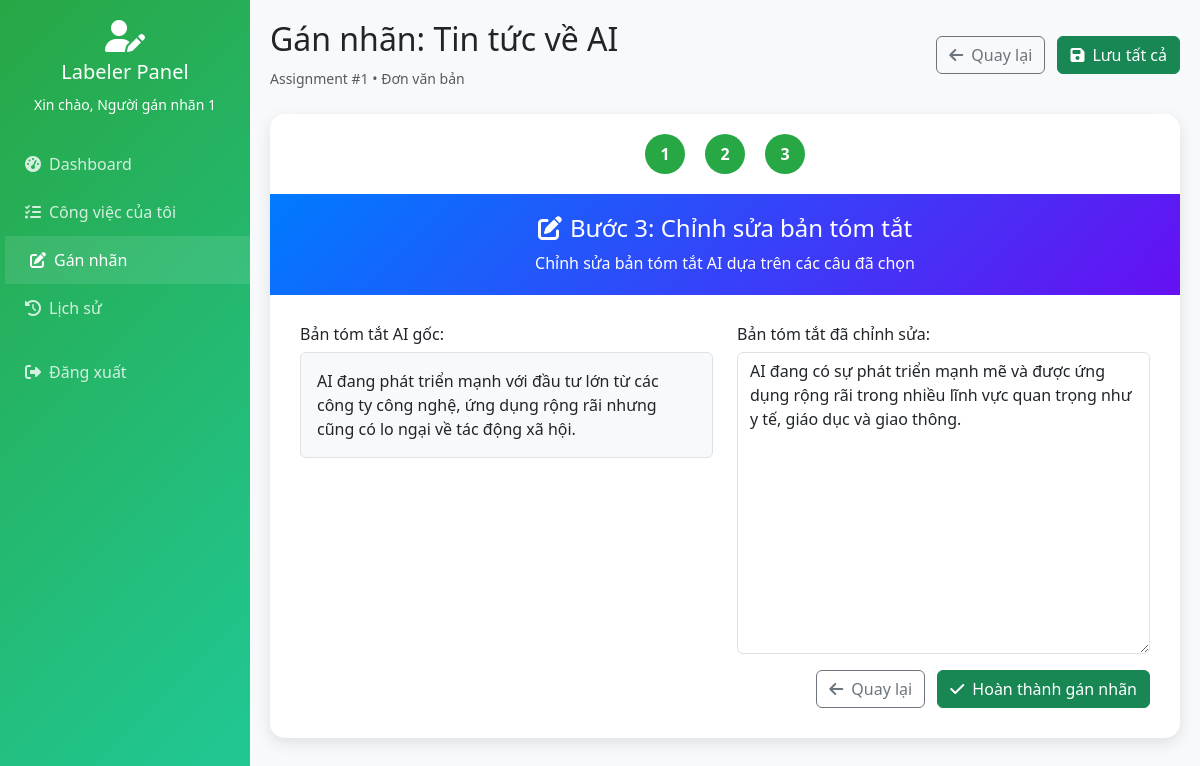
Screenshot of /labeler/labeling.php?id=1 (signed in) with the database file from the repository.
### tables this page shows
CREATE TABLE assignments (
    id INT AUTO_INCREMENT PRIMARY KEY,
    user_id INT NOT NULL,
    document_id INT NULL,
    group_id INT NULL,
    type ENUM('single', 'multi') NOT NULL,
    status ENUM('pending', 'in_progress', 'completed', 'reviewed') DEFAULT 'pending',
    assigned_by INT NOT NULL,
    deadline DATE NULL,
    notes TEXT,
    created_at TIMESTAMP DEFAULT CURRENT_TIMESTAMP,
    updated_at TIMESTAMP DEFAULT CURRENT_TIMESTAMP ON UPDATE CURRENT_TIMESTAMP,
    FOREIGN KEY (user_id) REFERENCES users(id) ON DELETE CASCADE,
    FOREIGN KEY (document_id) REFERENCES documents(id) ON DELETE CASCADE,
    FOREIGN KEY (group_id) REFERENCES document_groups(id) ON DELETE CASCADE,
    FOREIGN KEY (assigned_by) REFERENCES users(id) ON DELETE CASCADE,
    CHECK ((document_id IS NOT NULL AND group_id IS NULL AND type = 'single') OR 
           (document_id IS NULL AND group_id IS NOT NULL AND type = 'multi'))
);

CREATE TABLE documents (
    id INT AUTO_INCREMENT PRIMARY KEY,
    title VARCHAR(255) NOT NULL,
    content TEXT NOT NULL,
    ai_summary TEXT NOT NULL,
    type ENUM('single', 'multi') DEFAULT 'single',
    group_title VARCHAR(255) NULL,
    group_description TEXT NULL,
    group_summary TEXT NULL,
    uploaded_by INT NOT NULL,
    status ENUM('active', 'inactive') DEFAULT 'active',
    created_at TIMESTAMP DEFAULT CURRENT_TIMESTAMP,
    updated_at TIMESTAMP DEFAULT CURRENT_TIMESTAMP ON UPDATE CURRENT_TIMESTAMP,
    FOREIGN KEY (uploaded_by) REFERENCES users(id) ON DELETE CASCADE
);

CREATE TABLE labeling_results (
    id INT AUTO_INCREMENT PRIMARY KEY,
    assignment_id INT NOT NULL,
    document_id INT NOT NULL,
    selected_sentences JSON,
    writing_style VARCHAR(100),
    edited_summary TEXT,
    step1_completed BOOLEAN DEFAULT FALSE,
    step2_completed BOOLEAN DEFAULT FALSE,
    step3_completed BOOLEAN DEFAULT FALSE,
    auto_saved_at TIMESTAMP NULL,
    completed_at TIMESTAMP NULL,
    created_at TIMESTAMP DEFAULT CURRENT_TIMESTAMP,
    updated_at TIMESTAMP DEFAULT CURRENT_TIMESTAMP ON UPDATE CURRENT_TIMESTAMP,
    FOREIGN KEY (assignment_id) REFERENCES assignments(id) ON DELETE CASCADE,
    FOREIGN KEY (document_id) REFERENCES documents(id) ON DELETE CASCADE
);

### includes/auth.php (called while the page is built, shortened)
<?php
function isLoggedIn() {
    return isset($_SESSION['user_id']) && isset($_SESSION['role']);
}
function getCurrentUser() {
    return [
        'id' => $_SESSION['user_id'],
        'username' => $_SESSION['username'] ?? '',
        'role' => $_SESSION['role'],
        'full_name' => $_SESSION['full_name'] ?? ''
    ];
}
?>

### labeler/labeling.php (the view, shortened to what this page needs)
<?php
require_once '../includes/auth.php';
$database = new Database();
$db = $database->getConnection();
$current_user = getCurrentUser();
$error_message = '';
$assignment = null;
$documents = [];
$view_only = isset($_GET['view']) && $_GET['view'] == '1';
$assignment_id = $_GET['id'] ?? null;
if ($assignment_id) {
    try {
        $query = "SELECT a.*,
                         CASE
                             WHEN a.type = 'single' THEN d.title
                             WHEN a.type = 'multi' THEN dg.title
                         END as title,
                         CASE
                             WHEN a.type = 'single' THEN d.ai_summary
                             WHEN a.type = 'multi' THEN dg.ai_summary
                         END as ai_summary,
                         admin.full_name as assigned_by_name
                  FROM assignments a
                  LEFT JOIN documents d ON a.document_id = d.id AND a.type = 'single'
                  LEFT JOIN document_groups dg ON a.group_id = dg.id AND a.type = 'multi'
                  LEFT JOIN users admin ON a.assigned_by = admin.id
                  WHERE a.id = ? AND a.user_id = ?";
        $stmt = $db->prepare($query);
        $stmt->execute([$assignment_id, $current_user['id']]);
        $assignment = $stmt->fetch(PDO::FETCH_ASSOC);
        if (!$assignment) {
            $error_message = 'Không tìm thấy công việc hoặc bạn không có quyền truy cập.';
        } else {
            if ($assignment['type'] == 'single') {
                $query = "SELECT * FROM documents WHERE id = ?";
                $stmt = $db->prepare($query);
                $stmt->execute([$assignment['document_id']]);
                $documents = [$stmt->fetch(PDO::FETCH_ASSOC)];
            }
            $query = "SELECT * FROM labeling_results WHERE assignment_id = ?";
            $stmt = $db->prepare($query);
            $stmt->execute([$assignment_id]);
            $existing_results = $stmt->fetchAll(PDO::FETCH_ASSOC);
            $results_map = [];
            foreach ($existing_results as $result) {
                $results_map[$result['document_id']] = $result;
            }
        }
    } catch (Exception $e) {
        $error_message = 'Lỗi khi lấy thông tin assignment: ' . $e->getMessage();
    }
}
?>
<!DOCTYPE html>
<html lang="vi">
<head>
    <link href="https://cdnjs.cloudflare.com/ajax/libs/bootstrap/5.3.0/css/bootstrap.min.css" rel="stylesheet">
    <link href="https://cdnjs.cloudflare.com/ajax/libs/font-awesome/6.4.0/css/all.min.css" rel="stylesheet">
</head>
<body>
    <nav class="sidebar">
        <div class="text-center text-white mb-4">
            <i class="fas fa-user-edit fa-2x mb-2"></i>
            <h5>Labeler Panel</h5>
            <small>Xin chào, <?php echo htmlspecialchars($current_user['full_name']); ?></small>
        </div>
        <ul class="nav flex-column">
            <li class="nav-item">
                <a class="nav-link" href="dashboard.php">
                    <i class="fas fa-tachometer-alt me-2"></i>Dashboard
                </a>
            </li>
            <li class="nav-item">
                <a class="nav-link" href="my_tasks.php">
                    <i class="fas fa-tasks me-2"></i>Công việc của tôi
                </a>
            </li>
            <li class="nav-item">
                <a class="nav-link active" href="labeling.php">
                    <i class="fas fa-edit me-2"></i>Gán nhãn
                </a>
            </li>
            <li class="nav-item">
                <a class="nav-link" href="history.php">
                    <i class="fas fa-history me-2"></i>Lịch sử
                </a>
            </li>
            <li class="nav-item mt-3">
                <a class="nav-link" href="../logout.php">
                    <i class="fas fa-sign-out-alt me-2"></i>Đăng xuất
                </a>
            </li>
        </ul>
    </nav>
    <div class="main-content">
        <?php if ($error_message): ?>
            <div class="alert alert-danger">
                <i class="fas fa-exclamation-circle me-2"></i><?php echo $error_message; ?>
                <div class="mt-2">
                    <a href="my_tasks.php" class="btn btn-outline-primary">← Quay lại danh sách công việc</a>
                </div>
            </div>
        <?php elseif ($assignment): ?>
            <div class="d-flex justify-content-between align-items-center mb-4">
                <div>
                    <h2 class="text-dark">Gán nhãn: <?php echo htmlspecialchars($assignment['title']); ?></h2>
                    <small class="text-muted">
                        Assignment #<?php echo $assignment['id']; ?> •
                        <?php echo $assignment['type'] == 'single' ? 'Đơn văn bản' : 'Đa văn bản'; ?>
                    </small>
                </div>
                <div>
                    <a href="my_tasks.php" class="btn btn-outline-secondary me-2">
                        <i class="fas fa-arrow-left me-2"></i>Quay lại
                    </a>
                    <?php if (!$view_only): ?>
                        <button type="button" class="btn btn-success" onclick="saveAll()">
                            <i class="fas fa-save me-2"></i>Lưu tất cả
                        </button>
                    <?php endif; ?>
                </div>
            </div>
            <?php foreach ($documents as $doc_index => $document): ?>
                <div class="document-container <?php echo $doc_index == 0 ? '' : 'd-none'; ?>" id="document-<?php echo $doc_index; ?>">
                    <div class="labeling-container">
                        <div class="progress-indicator">
                            <?php
                            $result = $results_map[$document['id']] ?? null;
                            $step1 = $result['step1_completed'] ?? false;
                            $step2 = $result['step2_completed'] ?? false;
                            $step3 = $result['step3_completed'] ?? false;
                            ?>
                            <div class="progress-step <?php echo $step1 ? 'completed' : 'active'; ?>">1</div>
                            <div class="progress-step <?php echo $step2 ? 'completed' : ($step1 ? 'active' : ''); ?>">2</div>
                            <div class="progress-step <?php echo $step3 ? 'completed' : ($step2 ? 'active' : ''); ?>">3</div>
                        </div>
                        <div class="step-section d-none" id="step3-<?php echo $doc_index; ?>">
                            <div class="step-header">
                                <h4><i class="fas fa-edit me-2"></i>Bước 3: Chỉnh sửa bản tóm tắt</h4>
                                <p class="mb-0">Chỉnh sửa bản tóm tắt AI dựa trên các câu đã chọn</p>
                            </div>
                            <div class="step-content">
                                <div class="row">
                                    <div class="col-md-6">
                                        <h6>Bản tóm tắt AI gốc:</h6>
                                        <div class="border rounded p-3 bg-light" style="max-height: 300px; overflow-y: auto;">
                                            <?php echo htmlspecialchars($document['ai_summary']); ?>
                                        </div>
                                    </div>
                                    <div class="col-md-6">
                                        <h6>Bản tóm tắt đã chỉnh sửa:</h6>
                                        <textarea class="form-control" id="edited-summary-<?php echo $doc_index; ?>" rows="12"
                                                  placeholder="Chỉnh sửa bản tóm tắt dựa trên các câu quan trọng đã chọn..."
                                                  <?php echo $view_only ? 'readonly' : ''; ?>><?php echo htmlspecialchars($result['edited_summary'] ?? $document['ai_summary']); ?></textarea>
                                    </div>
                                </div>
                                <div class="text-end mt-3">
                                    <button type="button" class="btn btn-outline-secondary me-2" onclick="showStep(2, <?php echo $doc_index; ?>)">
                                        <i class="fas fa-arrow-left me-2"></i>Quay lại
                                    </button>
                                    <?php if (!$view_only): ?>
                                        <button type="button" class="btn btn-success" onclick="completeStep(3, <?php echo $doc_index; ?>)">
                                            <i class="fas fa-check me-2"></i>Hoàn thành gán nhãn
                                        </button>
                                    <?php endif; ?>
                                </div>
                            </div>
                        </div>
                    </div>
                </div>
            <?php endforeach; ?>
        <?php endif; ?>
    </div>
</body>
</html>

### labeler/labeling.php (style rules this page uses)
body { background: #f8f9fa; font-family: 'Segoe UI', sans-serif; }
.sidebar { background: linear-gradient(135deg, #28a745 0%, #20c997 100%); min-height: 100vh; position: fixed; left: 0; top: 0; width: 250px; padding: 20px 0; z-index: 1000; }
.main-content { margin-left: 250px; padding: 20px; }
.nav-link { color: rgba(255,255,255,0.8); padding: 12px 25px; border-radius: 0; transition: all 0.3s ease; }
.nav-link:hover, .nav-link.active { background: rgba(255,255,255,0.1); color: white; transform: translateX(5px); }
.labeling-container { background: white; border-radius: 15px; box-shadow: 0 5px 15px rgba(0,0,0,0.1); overflow: hidden; }
.step-header { background: linear-gradient(135deg, #007bff 0%, #6610f2 100%); color: white; padding: 20px; text-align: center; }
.step-content { padding: 30px; }
.progress-indicator { display: flex; justify-content: center; margin: 20px 0; }
.progress-step { width: 40px; height: 40px; border-radius: 50%; background: #e9ecef; display: flex; align-items: center; justify-content: center; margin: 0 10px; color: #6c757d; font-weight: bold; }
.progress-step.completed { background: #28a745; color: white; }

### rows the page displays
assignments: id "1"
documents: ai_summary "AI đang phát triển mạnh với đầu tư lớn từ các công ty công nghệ, ứng dụng rộng rãi nhưng cũng có lo ngại về tác động xã hội.", id.edited_summary "AI đang có sự phát triển mạnh mẽ và được ứng dụng rộng rãi trong nhiều lĩnh vực quan trọng như y tế, giáo dục và giao thông."

### other values shown
$current_user['full_name'] "Người gán nhãn 1"
$assignment['title'] "Tin tức về AI"
